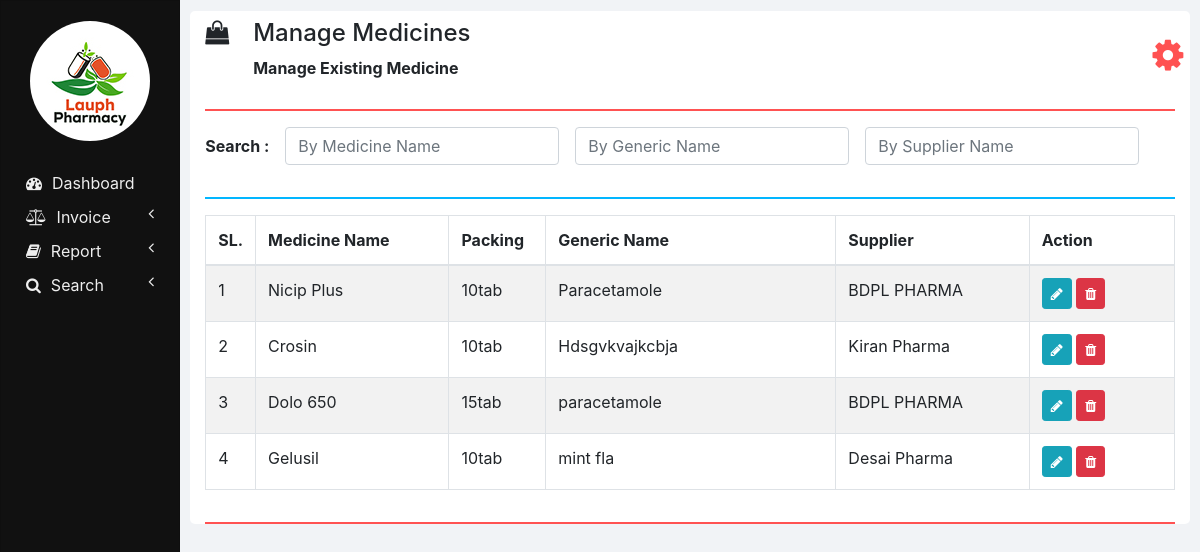
The page /manage_medicine.php on the database as committed earlier.
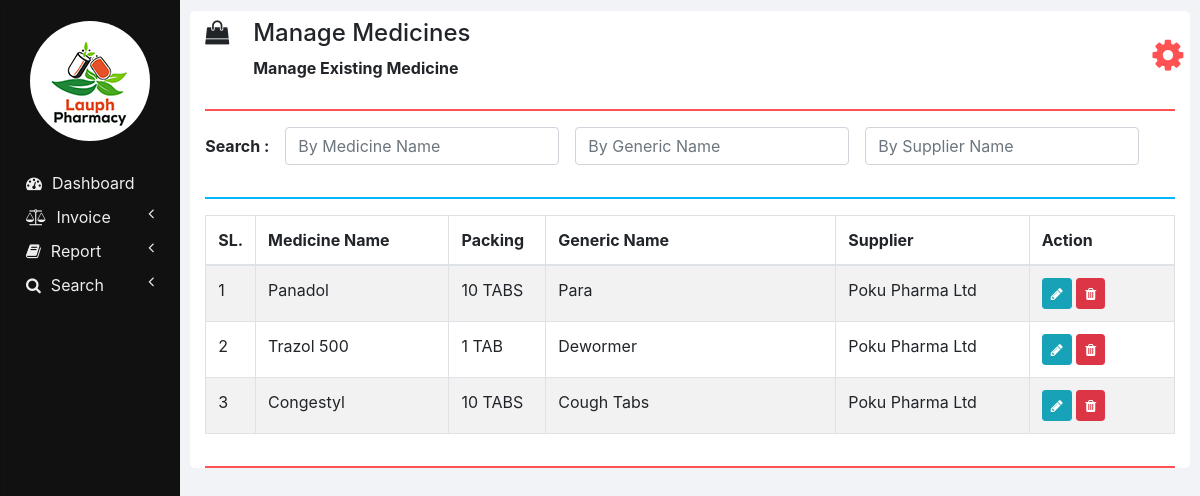
The same page on the database as committed later.
### tables this page shows
CREATE TABLE `medicines` (
  `ID` int(11) NOT NULL,
  `NAME` varchar(100) NOT NULL,
  `PACKING` varchar(20) NOT NULL,
  `GENERIC_NAME` varchar(100) NOT NULL,
  `SUPPLIER_NAME` varchar(100) NOT NULL
);

### php/manage_medicine.php (the view, shortened to what this page needs)
<?php
  function showMedicines($id) {
    require "db_connection.php";
    if($con) {
      $seq_no = 0;
      $query = "SELECT * FROM medicines";
      $result = mysqli_query($con, $query);
      while($row = mysqli_fetch_array($result)) {
        $seq_no++;
        if($row['ID'] == $id)
          showEditOptionsRow($seq_no, $row);
        else
          showMedicineRow($seq_no, $row);
      }
    }
  }
  function showMedicineRow($seq_no, $row) {
    ?>
    <tr>
      <td><?php echo $seq_no; ?></td>
      <td><?php echo $row['NAME']; ?></td>
      <td><?php echo $row['PACKING']; ?></td>
      <td><?php echo $row['GENERIC_NAME']; ?></td>
      <td><?php echo $row['SUPPLIER_NAME']; ?></td>
      <td>
        <button href="" class="btn btn-info btn-sm" onclick="editMedicine(<?php echo $row['ID']; ?>);">
          <i class="fa fa-pencil"></i>
        </button>
        <button class="btn btn-danger btn-sm" onclick="deleteMedicine(<?php echo $row['ID']; ?>);">
          <i class="fa fa-trash"></i>
        </button>
      </td>
    </tr>
    <?php
  }
  ?>

Rows that differ between the two databases and show on the page:
removed medicines: seq_no "3", NAME "Dolo 650", PACKING "15tab", GENERIC_NAME "paracetamole", SUPPLIER_NAME "BDPL PHARMA"
removed medicines: seq_no "4", NAME "Gelusil", PACKING "10tab", GENERIC_NAME "mint fla", SUPPLIER_NAME "Desai Pharma"
changed medicines: NAME "Nicip Plus" → "Panadol"; PACKING "10tab" → "10 TABS"; GENERIC_NAME "Paracetamole" → "Para"; SUPPLIER_NAME "BDPL PHARMA" → "Poku Pharma Ltd"
changed medicines: NAME "Crosin" → "Trazol 500"; PACKING "10tab" → "1 TAB"; GENERIC_NAME "Hdsgvkvajkcbja" → "Dewormer"; SUPPLIER_NAME "Kiran Pharma" → "Poku Pharma Ltd"
added medicines: seq_no "3", NAME "Congestyl", PACKING "10 TABS", GENERIC_NAME "Cough Tabs", SUPPLIER_NAME "Poku Pharma Ltd"
